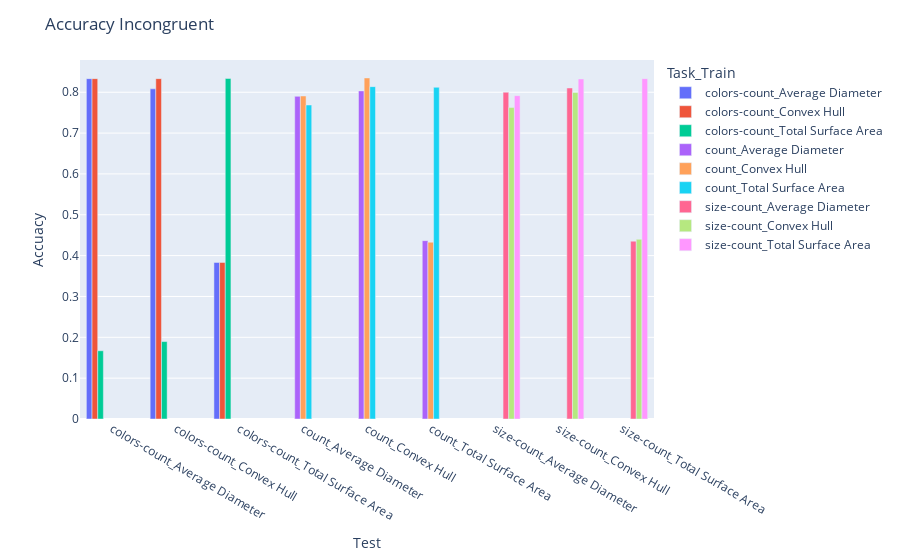

The notebook cell saved with this chart:
### Code cell
fig = px.bar(anova_df_for_plots_grouped.query(f"(Task == 'count' or Task =='size-count' or Task == 'colors-count') and (Congruency == 0)"), x='Task_Test', y='Validation Accuracy', color='Task_Train', barmode='group')

fig.update_layout(
    title='Accuracy Incongruent',
    xaxis_title='Test',
    yaxis_title='Accuacy',
    coloraxis={'colorscale': 'Viridis'})
fig.show()
# df_for_heatmap = z.round(decimals=2)
# sns.heatmap(anova_df_for_plots[['Task_Train', 'Task_Test', 'Validation Accuracy']], annot=True, linewidths=.5).set(title=f"test")

### Figure 1 — Plotly figure (JSON) as saved in the notebook; plotly's stock layout.template omitted (floating-point values rounded to 4 significant figures)
{"data": [{"alignmentgroup": "True", "hovertemplate": "Task_Train=colors-count_Average Diameter<br>Task_Test=%{x}<br>Validation Accuracy=%{y}<extra></extra>", "legendgroup": "colors-count_Average Diameter", "marker": {"color": "#636efa", "pattern": {"shape": ""}}, "name": "colors-count_Average Diameter", "offsetgroup": "colors-count_Average Diameter", "orientation": "v", "showlegend": true, "textposition": "auto", "x": ["colors-count_Average Diameter", "colors-count_Convex Hull", "colors-count_Total Surface Area"], "xaxis": "x", "y": [0.8333, 0.8083, 0.3833], "yaxis": "y", "type": "bar"}, {"alignmentgroup": "True", "hovertemplate": "Task_Train=colors-count_Convex Hull<br>Task_Test=%{x}<br>Validation Accuracy=%{y}<extra></extra>", "legendgroup": "colors-count_Convex Hull", "marker": {"color": "#EF553B", "pattern": {"shape": ""}}, "name": "colors-count_Convex Hull", "offsetgroup": "colors-count_Convex Hull", "orientation": "v", "showlegend": true, "textposition": "auto", "x": ["colors-count_Average Diameter", "colors-count_Convex Hull", "colors-count_Total Surface Area"], "xaxis": "x", "y": [0.8333, 0.8333, 0.3833], "yaxis": "y", "type": "bar"}, {"alignmentgroup": "True", "hovertemplate": "Task_Train=colors-count_Total Surface Area<br>Task_Test=%{x}<br>Validation Accuracy=%{y}<extra></extra>", "legendgroup": "colors-count_Total Surface Area", "marker": {"color": "#00cc96", "pattern": {"shape": ""}}, "name": "colors-count_Total Surface Area", "offsetgroup": "colors-count_Total Surface Area", "orientation": "v", "showlegend": true, "textposition": "auto", "x": ["colors-count_Average Diameter", "colors-count_Convex Hull", "colors-count_Total Surface Area"], "xaxis": "x", "y": [0.1671, 0.1896, 0.8337], "yaxis": "y", "type": "bar"}, {"alignmentgroup": "True", "hovertemplate": "Task_Train=count_Average Diameter<br>Task_Test=%{x}<br>Validation Accuracy=%{y}<extra></extra>", "legendgroup": "count_Average Diameter", "marker": {"color": "#ab63fa", "pattern": {"shape": ""}}, "name": "count_Average Diameter", "offsetgroup": "count_Average Diameter", "orientation": "v", "showlegend": true, "textposition": "auto", "x": ["count_Average Diameter", "count_Convex Hull", "count_Total Surface Area"], "xaxis": "x", "y": [0.79, 0.8033, 0.4367], "yaxis": "y", "type": "bar"}, {"alignmentgroup": "True", "hovertemplate": "Task_Train=count_Convex Hull<br>Task_Test=%{x}<br>Validation Accuracy=%{y}<extra></extra>", "legendgroup": "count_Convex Hull", "marker": {"color": "#FFA15A", "pattern": {"shape": ""}}, "name": "count_Convex Hull", "offsetgroup": "count_Convex Hull", "orientation": "v", "showlegend": true, "textposition": "auto", "x": ["count_Average Diameter", "count_Convex Hull", "count_Total Surface Area"], "xaxis": "x", "y": [0.7908, 0.835, 0.4329], "yaxis": "y", "type": "bar"}, {"alignmentgroup": "True", "hovertemplate": "Task_Train=count_Total Surface Area<br>Task_Test=%{x}<br>Validation Accuracy=%{y}<extra></extra>", "legendgroup": "count_Total Surface Area", "marker": {"color": "#19d3f3", "pattern": {"shape": ""}}, "name": "count_Total Surface Area", "offsetgroup": "count_Total Surface Area", "orientation": "v", "showlegend": true, "textposition": "auto", "x": ["count_Average Diameter", "count_Convex Hull", "count_Total Surface Area"], "xaxis": "x", "y": [0.7688, 0.8138, 0.8121], "yaxis": "y", "type": "bar"}, {"alignmentgroup": "True", "hovertemplate": "Task_Train=size-count_Average Diameter<br>Task_Test=%{x}<br>Validation Accuracy=%{y}<extra></extra>", "legendgroup": "size-count_Average Diameter", "marker": {"color": "#FF6692", "pattern": {"shape": ""}}, "name": "size-count_Average Diameter", "offsetgroup": "size-count_Average Diameter", "orientation": "v", "showlegend": true, "textposition": "auto", "x": ["size-count_Average Diameter", "size-count_Convex Hull", "size-count_Total Surface Area"], "xaxis": "x", "y": [0.8, 0.8104, 0.4354], "yaxis": "y", "type": "bar"}, {"alignmentgroup": "True", "hovertemplate": "Task_Train=size-count_Convex Hull<br>Task_Test=%{x}<br>Validation Accuracy=%{y}<extra></extra>", "legendgroup": "size-count_Convex Hull", "marker": {"color": "#B6E880", "pattern": {"shape": ""}}, "name": "size-count_Convex Hull", "offsetgroup": "size-count_Convex Hull", "orientation": "v", "showlegend": true, "textposition": "auto", "x": ["size-count_Average Diameter", "size-count_Convex Hull", "size-count_Total Surface Area"], "xaxis": "x", "y": [0.7625, 0.7996, 0.44], "yaxis": "y", "type": "bar"}, {"alignmentgroup": "True", "hovertemplate": "Task_Train=size-count_Total Surface Area<br>Task_Test=%{x}<br>Validation Accuracy=%{y}<extra></extra>", "legendgroup": "size-count_Total Surface Area", "marker": {"color": "#FF97FF", "pattern": {"shape": ""}}, "name": "size-count_Total Surface Area", "offsetgroup": "size-count_Total Surface Area", "orientation": "v", "showlegend": true, "textposition": "auto", "x": ["size-count_Average Diameter", "size-count_Convex Hull", "size-count_Total Surface Area"], "xaxis": "x", "y": [0.7917, 0.8325, 0.8333], "yaxis": "y", "type": "bar"}], "layout": {"xaxis": {"anchor": "y", "domain": [0.0, 1.0], "title": {"text": "Test"}}, "yaxis": {"anchor": "x", "domain": [0.0, 1.0], "title": {"text": "Accuacy"}}, "legend": {"title": {"text": "Task_Train"}, "tracegroupgap": 0}, "margin": {"t": 60}, "barmode": "group", "coloraxis": {"colorscale": [[0.0, "#440154"], [0.1111, "#482878"], [0.2222, "#3e4989"], [0.3333, "#31688e"], [0.4444, "#26828e"], [0.5556, "#1f9e89"], [0.6667, "#35b779"], [0.7778, "#6ece58"], [0.8889, "#b5de2b"], [1.0, "#fde725"]]}, "title": {"text": "Accuracy Incongruent"}}}
